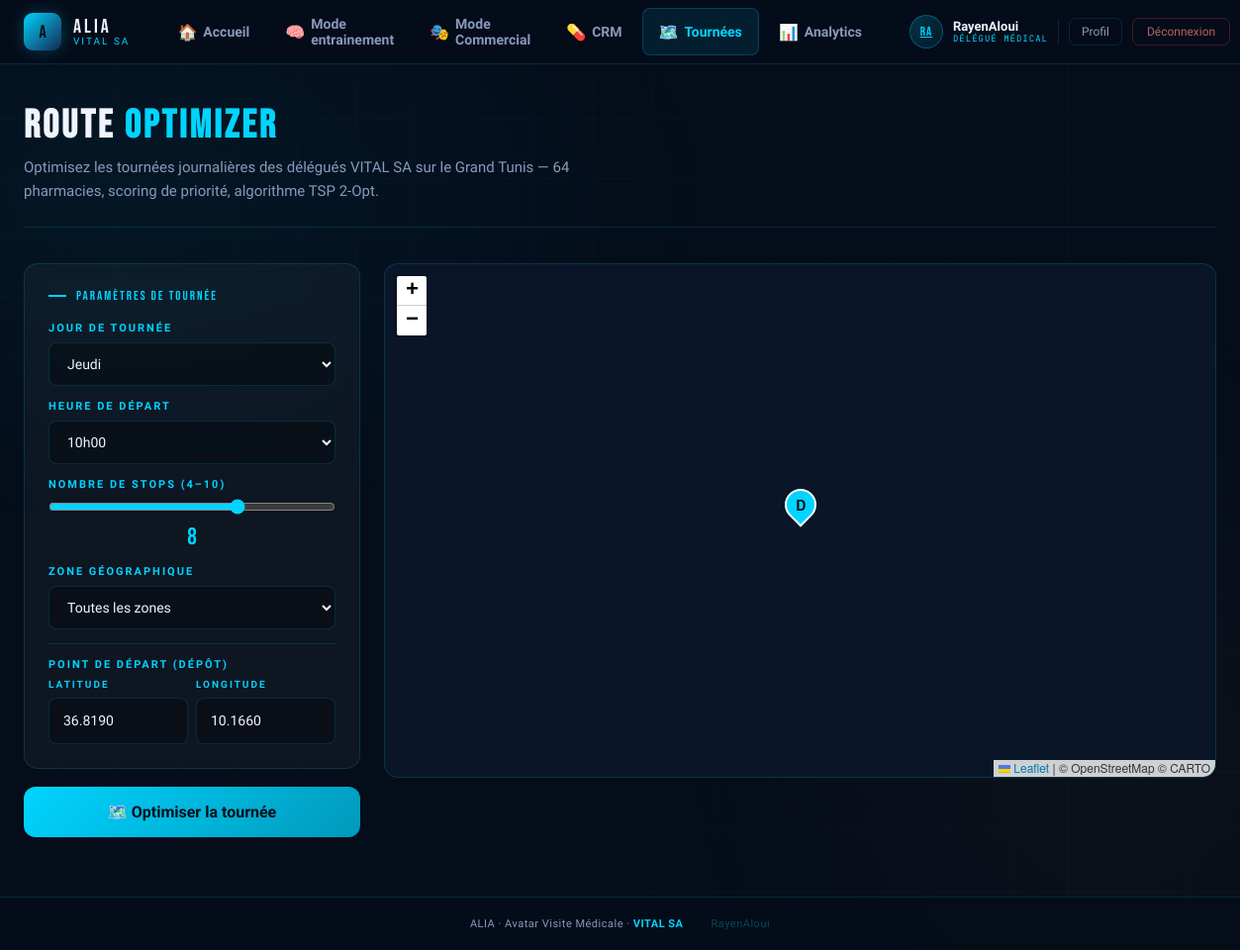
Page /routes/ (signed in) on the committed database.
### apps/accounts/models.py (models this page shows, shortened)
class UserProfile(models.Model):
    ROLE_CHOICES = [
        ('delegue', 'Délégué médical'),
        ('manager', 'Manager'),
    ]
    user        = models.OneToOneField(User, on_delete=models.CASCADE,
                                       related_name='profile')
    role        = models.CharField(max_length=20, choices=ROLE_CHOICES,
                                   default='delegue')
    region      = models.CharField(max_length=100, blank=True,
                                   default='Grand Tunis')
    telephone   = models.CharField(max_length=20, blank=True)
    created_at  = models.DateTimeField(auto_now_add=True)
    xp          = models.IntegerField(default=0)
    level       = models.IntegerField(default=1)
    badges      = models.JSONField(default=list, blank=True)
    unlocked_bosses = models.JSONField(default=list, blank=True)
    class Meta:
        verbose_name        = 'Profil utilisateur'
        verbose_name_plural = 'Profils utilisateurs'
    @property
    def display_name(self):
        return self.user.get_full_name() or self.user.username
    @property
    def initials(self):
        fn = self.user.first_name
        ln = self.user.last_name
        if fn and ln:
            return (fn[0] + ln[0]).upper()
        return self.user.username[:2].upper()

### apps/routes/views.py (the view)
# urls.py: path('',         views.routes_index, name='index'),
@login_required
def routes_index(request):
    pharmacies = get_all_pharmacies()
    context = {
        'page'      : 'routes',
        'days'      : [(d, DAYS_FR[d]) for d in DAYS],
        'zones'     : list(ZONES.items()),
        'hours'     : list(range(8, 19)),
        'pharmacies': json.dumps(pharmacies),
        'depot'     : {'lat': 36.8190, 'lon': 10.1660,
                       'name': 'VITAL SA — Siège (Tunis)'},
    }
    return render(request, 'routes/index.html', context)

### apps/modeling/context_processors.py (called while the page is built)
def modeling_nav(_request):
    try:
        return {"modeling_url": reverse("modeling_index")}
    except NoReverseMatch:
        return {"modeling_url": "/alia-api/"}

### apps/routes/services.py (called while the page is built, shortened)
def get_route_optimizer():
    global _route_optimizer
    if _route_optimizer is not None:
        return _route_optimizer
    models_dir = str(settings.MODELS_AI_DIR)
    if models_dir not in sys.path:
        sys.path.insert(0, models_dir)
    try:
        import route_optimizer   # noqa — requis pour joblib
        from route_model import RouteOptimizer
        bundle_path      = Path(settings.MODELS_AI_DIR) / 'route_model.pkl'
        _route_optimizer = RouteOptimizer.load(str(bundle_path))
        log.info("RouteOptimizer chargé avec succès")
    except Exception as e:
        log.error(f"Erreur chargement RouteOptimizer : {e}")
        _route_optimizer = None
    return _route_optimizer

def get_all_pharmacies() -> list:
    optimizer = get_route_optimizer()
    if optimizer is None:
        return []

### models_ai/route_model.py (called while the page is built, shortened)
    @classmethod
    def load(cls, path: str = DEFAULT_MODEL_PATH) -> "RouteOptimizer":
        model_path = Path(path)
        if not model_path.exists():
            raise FileNotFoundError(
                f"Bundle introuvable : {path}\n"
                "Exécutez : python route_optimizer.py"
            )

### templates/routes/index.html (shortened to what this page needs)
{% extends 'base.html' %}
{% load static %}
{% block extra_css %}
<link rel="stylesheet" href="https://cdnjs.cloudflare.com/ajax/libs/leaflet/1.9.4/leaflet.min.css"/>
{% endblock %}
{% block content %}
<div class="page-header">
  <h1>Route <span>Optimizer</span></h1>
  <p>Optimisez les tournées journalières des délégués VITAL SA sur le Grand Tunis —
     64 pharmacies, scoring de priorité, algorithme TSP 2-Opt.</p>
</div>
<div class="routes-grid">
  <div style="display:flex; flex-direction:column; gap:18px;">
    <div class="card">
      <div class="card-title">Paramètres de tournée</div>
      <div style="display:flex; flex-direction:column; gap:14px;">
        <div class="form-group">
          <label class="form-label">Jour de tournée</label>
          <select id="selDay" class="form-control">
            {% for d, d_fr in days %}
              <option value="{{ d }}" {% if d == 'Thursday' %}selected{% endif %}>{{ d_fr }}</option>
            {% endfor %}
          </select>
        </div>
        <div class="form-group">
          <label class="form-label">Heure de départ</label>
          <select id="selHour" class="form-control">
            {% for h in hours %}
              <option value="{{ h }}" {% if h == 10 %}selected{% endif %}>{{ h }}h00</option>
            {% endfor %}
          </select>
        </div>
        <div class="form-group">
          <label class="form-label">Nombre de stops (4–10)</label>
          <input id="selStops" type="range" min="4" max="10" value="8"
                 oninput="document.getElementById('stopsVal').textContent=this.value"
                 style="width:100%; accent-color:var(--cyan);">
          <div style="text-align:center; font-family:'Bebas Neue',cursive; font-size:24px; color:var(--cyan)" id="stopsVal">8</div>
        </div>
        <div class="form-group">
          <label class="form-label">Zone géographique</label>
          <select id="selZone" class="form-control">
            {% for zid, zname in zones %}
              <option value="{{ zid }}">{{ zname }}</option>
            {% endfor %}
          </select>
        </div>
        <div style="border-top:1px solid var(--border); padding-top:14px;">
          <label class="form-label" style="margin-bottom:8px; display:block;">Point de départ (dépôt)</label>
          <div style="display:grid; grid-template-columns:1fr 1fr; gap:8px;">
            <div class="form-group">
              <label class="form-label" style="font-size:10px;">Latitude</label>
              <input id="depotLat" type="number" class="form-control" value="36.8190" step="0.0001">
            </div>
            <div class="form-group">
              <label class="form-label" style="font-size:10px;">Longitude</label>
              <input id="depotLon" type="number" class="form-control" value="10.1660" step="0.0001">
            </div>
          </div>
        </div>
      </div>
    </div>
    <button class="btn btn-primary btn-full btn-lg" id="optimizeBtn" onclick="optimize()">
      🗺️ Optimiser la tournée
    </button>
  </div>
  <div style="display:flex; flex-direction:column; gap:18px;">
    <div id="map"></div>
  </div>
</div>
{% endblock %}

### templates/base.html (shortened to what this page needs)
{% load static %}
<!DOCTYPE html>
<html lang="fr">
<head>
  <link rel="stylesheet" href="{% static 'css/style.css' %}">
  {% block extra_css %}{% endblock %}
</head>
<body>
  <nav class="navbar">
    <div class="nav-inner">
      <a href="{% url 'home:index' %}" class="nav-brand">
        <div class="nav-logo">A</div>
        <div class="nav-brand-text">
          <span class="nav-title">ALIA</span>
          <span class="nav-sub">VITAL SA</span>
        </div>
      </a>
      <div class="nav-links">
        <a href="{% url 'home:index' %}"
           class="nav-link {% if page == 'home' %}active{% endif %}">
          <span class="nav-icon">🏠</span> Accueil
        </a>
        <a href="{% url 'simulator:index' %}"
           class="nav-link {% if page == 'simulator' %}active{% endif %}">
          <span class="nav-icon">🧠</span> Mode entrainement
        </a>
        <a href="{{ modeling_url }}"
           class="nav-link {% if page == 'modeling' %}active{% endif %}">
          <span class="nav-icon">🎭</span> Mode Commercial
        </a>
         <a href="{% url 'crm:overview' %}"
           class="nav-link {% if page == 'crm' %}active{% endif %}">
          <span class="nav-icon">💊</span> CRM
        </a>
        <a href="{% url 'routes:index' %}"
           class="nav-link {% if page == 'routes' %}active{% endif %}">
          <span class="nav-icon">🗺️</span> Tournées
        </a>
        <a href="{% url 'analytics:index' %}"
           class="nav-link {% if page == 'analytics' %}active{% endif %}">
          <span class="nav-icon">📊</span> Analytics
        </a>
      </div>
      {% if user.is_authenticated %}
      <div class="nav-user">
        {% with profile=user.profile %}
        <a href="{% url 'accounts:profile' %}" class="nav-user-avatar"
           title="Mon profil">
          {{ profile.initials }}
        </a>
        <div class="nav-user-info">
          <span class="nav-user-name">{{ profile.display_name }}</span>
          <span class="nav-user-role">{{ profile.get_role_display }}</span>
        </div>
        {% endwith %}
        <a href="{% url 'accounts:profile' %}" class="nav-profile-link">Profil</a>
        <form class="nav-logout-form" method="post" action="{% url 'accounts:logout' %}">
          <button class="nav-logout-btn" type="submit">Déconnexion</button>
        </form>
      </div>
      {% endif %}
    </div>
  </nav>
  <main class="main-content">
    {% block content %}{% endblock %}
  </main>
  <footer class="footer">
    <div class="footer-inner">
      <span>ALIA · Avatar Visite Médicale · <strong>VITAL SA</strong></span>
      {% if user.is_authenticated %}
      <span style="color:rgba(0,212,255,0.3);font-size:11px;margin-left:16px;">
        {{ user.username }}
      </span>
      {% endif %}
    </div>
  </footer>
</body>
</html>

### templates/base.html (style rules this page uses)
.nav-user { display:flex;align-items:center;gap:10px;margin-left:auto; flex-shrink:0; }
.nav-user-avatar { width:34px;height:34px;border-radius:50%; background:linear-gradient(135deg,rgba(0,212,255,0.2),rgba(0,153,187,0.1)); border:1px solid rgba(0,212,255,0.3); display:flex;align-items:center;justify-content:center; font-family:'Bebas Neue',cursive;font-size:13px;color:#00d4ff; letter-spacing:1px;cursor:pointer;flex-shrink:0; transition:border-color .2s; }
.nav-user-info { display:flex;flex-direction:column;line-height:1.2; }
.nav-user-name { font-size:13px;font-weight:600;color:#f0f4ff; }
.nav-user-role { font-size:9px;letter-spacing:1px;text-transform:uppercase; color:#00d4ff;font-family:'JetBrains Mono',monospace; }
.nav-logout-form { margin:0; }
.nav-logout-btn { padding:6px 14px;border-radius:7px; background:transparent;border:1px solid rgba(255,68,68,0.25); color:rgba(255,136,136,0.7);font-size:12px; font-family:'Source Sans 3',sans-serif;cursor:pointer; transition:all .2s;white-space:nowrap; }
.nav-profile-link { padding:6px 12px;border-radius:7px; background:transparent;border:1px solid rgba(0,212,255,0.15); color:#8899bb;font-size:12px;text-decoration:none; transition:all .2s;white-space:nowrap; }

### templates/routes/index.html (style rules this page uses)
.routes-grid { display: grid; grid-template-columns: 340px 1fr; gap: 24px; align-items: start; }
#map { height: 520px; border-radius: var(--radius); border: 1px solid var(--border); background: var(--navy-2); }

### rows in the picture
UserProfile: initials "RA", display_name "RayenAloui", role "DÉLÉGUÉ MÉDICAL"

### other values in the picture
{{ user.username }} "RayenAloui"
form field value "Jeudi"
form field value "10h00"
form field value "Toutes les zones"
